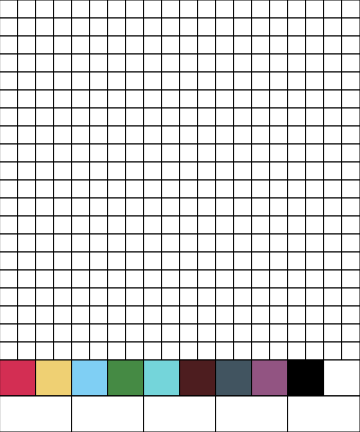
Frame 1 (no input)
Frame 60 (no input): identical to frame 1, image omitted
Frame 120 (the mouse pressed at the canvas centre since frame 60): identical to frame 1, image omitted

The p5.js sketch that drew this single still picture (run headless with seeded random() and noise() and a simulated clock; from frame 60 on, the mouse is pressed at the canvas centre):

// p5.js sketch
// ── sketch.js
//记录画布颜色
let colors = [];
//设置可选用的调色盘颜色
let palette = ["#d32e53", "#efd073", "#7fcff4", "#458a44", "#74d5da", "#4d1d1f", "#415460", "#925482", "#000000", "#ffffff"];
//记录画笔颜色初始化为黑色
let currentColor = "#000000";

function setup() {
    //建立一个396*396的画布
    createCanvas(360, 432);

    //把画布颜色数组初始化为白色
    initColors('#FFFFFF');
    // noStroke();
}

function draw() {
    //画上方块并着色
    for (let vertical = 0; vertical < 20; vertical++) {
        for (let horizontal = 0; horizontal < 20; horizontal++) {
            fill(colors[vertical * 20 + horizontal]);
            square(horizontal * 18, vertical * 18, 18);
        }
    }
    //绘制调色盘并着色
    for (let i = 0; i < 10; i++) {
        fill(palette[i]);
        square(36 * i, 360, 36);
    }

    //绘制功能区
    rect(0, 396, 360, 36);
    for (let i = 0; i < 5; i++) {
        rect(72 * i, 396, 72, 36);
    }
}

function mouseClicked() {
    //记录当前点击方块的横纵排序
    let _ver, _hor;

    if (mouseX > 360 || mouseY > 432) { //判断是否超出了画布范围
        return false;
    } else if (mouseY < 360) { //是否点击了绘图区
        _hor = floor(mouseY / 18);
        _ver = floor(mouseX / 18);
        colors[_hor * 20 + _ver] = currentColor;
    } else if (mouseY < 396) { //是否点击了调色盘
        _hor = floor(mouseX / 36);
        currentColor = palette[_hor];
    } else { // 判断是否点击了功能区
        let button = floor(mouseX / 72);
        if (button == 0) {
            initColors('#FFFFFF');
        }
        if (button == 1) {
            storeItem('dw', colors);
        }
        if (button == 2) {
            let _colors = getItem('dw');
            colors = _colors;
        }
    }
}

function touchMoved() {
    //记录当前点击方块的横纵排序
    let _ver, _hor;

    _hor = floor(mouseY / 18);
    _ver = floor(mouseX / 18);
    colors[_hor * 20 + _ver] = currentColor;
}

function initColors(_color) {
    //把画布颜色数组初始化为_color指定的颜色
    for (let i = 0; i < 400; i++) {
        colors[i] = _color;
    }
}
